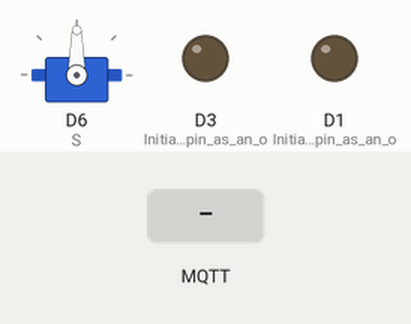
A sketch run on a simulated ESP8266 (NodeMCU). Shown: servo, output pins drawn as LEDs (lit = HIGH). Inputs (shaded band) come from the test bench. WiFi joins after 1.5 s; servers stay silent unless stated; random numbers use the default seed unless the sketch sets one; no MQTT or app messages arrive unless stated; what the sketch prints to the serial monitor is not drawn.

Above: at 2.7 s.
2.8 s: MQTT message "s" arrives on the first subscribed topic
At 3.7 s:
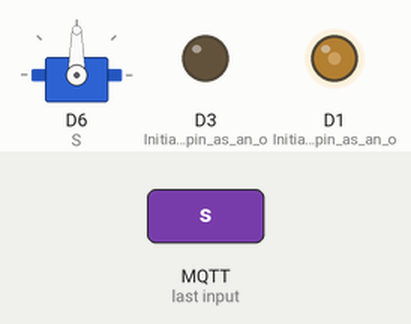
4.3 s: MQTT message "w" arrives on the first subscribed topic
At 4.8 s:
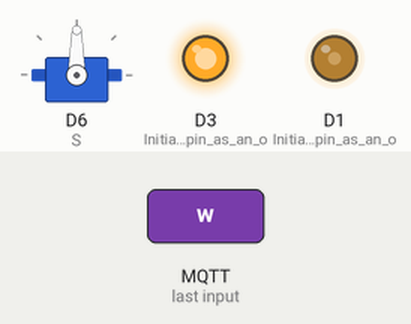
5.8 s: MQTT message "q" arrives on the first subscribed topic
At 7.0 s:
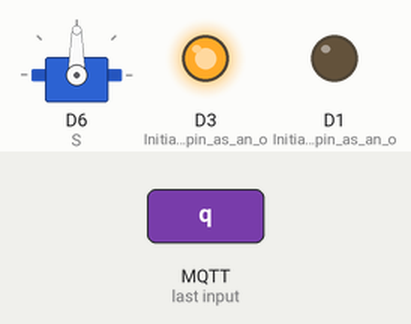
7.3 s: MQTT message "a" arrives on the first subscribed topic
At 8.3 s:
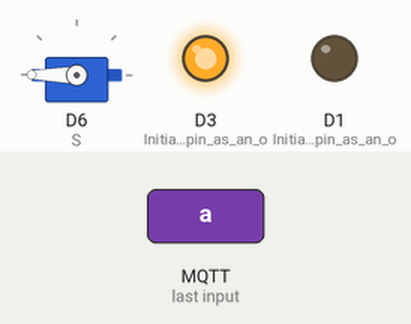
8.8 s: MQTT message "d" arrives on the first subscribed topic
At 9.4 s:
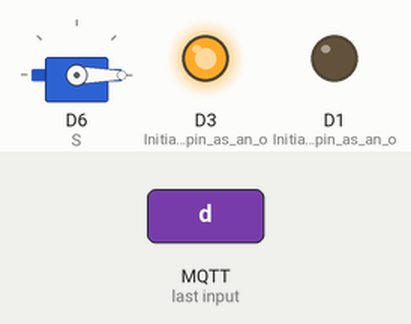
10.3 s: MQTT message "s" arrives on the first subscribed topic
At 11.7 s:
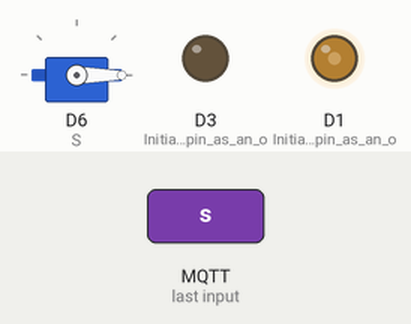
Timing chart, 0 to 12.8 s (numbered marks = the images above; inputs shaded):
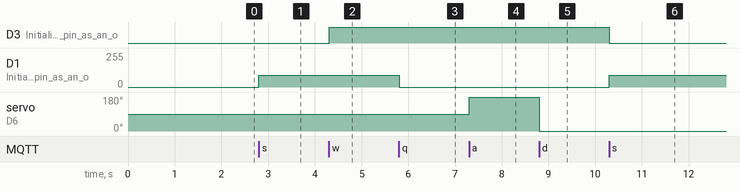

The sketch:

Driver-Bot-Funktion.ino
```cpp
#include <ESP8266WiFi.h>
#include <PubSubClient.h>
#include <Servo.h>

Servo S;  // Create a servo object

// Update these with values suitable for your network and Maqiatto account
const char* ssid = "ABBgym_2.4";
const char* password = "mittwifiarsabra";
const char* mqtt_server = "maqiatto.com";
const char* mqtt_user = "marcus.persson@hitachigymnasiet.se";
const char* mqtt_password = "GreekMythology";
const char* subscribe_topic = "marcus.persson@hitachigymnasiet.se/driverbot";

WiFiClient espClient;
PubSubClient client(espClient);
unsigned long lastMsg = 0;
#define MSG_BUFFER_SIZE (50)
char msg[MSG_BUFFER_SIZE];
int value = 0;

void setup_wifi() {
  delay(10);
  // We start by connecting to a WiFi network
  Serial.println();
  Serial.print("Connecting to ");
  Serial.println(ssid);

  WiFi.mode(WIFI_STA);
  WiFi.begin(ssid, password);

  while (WiFi.status() != WL_CONNECTED) {
    delay(500);
    Serial.print(".");
  }

  randomSeed(micros());

  Serial.println("");
  Serial.println("WiFi connected");
  Serial.println("IP address: ");
  Serial.println(WiFi.localIP());
}

void callback(char* topic, byte* payload, unsigned int length) {
  Serial.print("Message arrived [");
  Serial.print(topic);
  Serial.print("] ");

  // Convert payload to string and trim
  String message = "";
  for (int i = 0; i < length; i++) {
    message += (char)payload[i];
  }
  message.trim(); // Remove any leading/trailing whitespace
  Serial.println(message);

  // Check if the message is "w" and run motor
  if (message.equals("s")) {
    digitalWrite(D3, LOW); // set direction forward
    analogWrite(D1, 90);
  } else if (message.equals("w")) {
    // Spin the motor backward
    digitalWrite(D3, HIGH); // set direction backward
    analogWrite(D1, 90);
  } else if (message.equals("q")) {
    // Stop the motor
    analogWrite(D1, 0);
  } else if (message.equals("a")) {
    // Move the servo
    S.write(180);      // Move servo to 0 degrees
  } else if (message.equals("d")) {
    S.write(0);    // Move servo to 180 degrees
  } else if (message.equals("e")) {
    S.write(90);    // Move servo to 90 degrees
  }
}

void reconnect() {
  // Loop until we're reconnected
  while (!client.connected()) {
    Serial.print("Attempting MQTT connection...");
    // Create a random client ID
    String clientId = "ESP8266Client-";
    clientId += String(random(0xffff), HEX);
    // Attempt to connect
    if (client.connect(clientId.c_str(), mqtt_user, mqtt_password)) {
      Serial.println("connected");
      // Once connected, publish an announcement...

      // ... and resubscribe
      client.subscribe(subscribe_topic);
    } else {
      Serial.print("failed, rc=");
      Serial.print(client.state());
      Serial.println(" try again in 5 seconds");
      // Wait 5 seconds before retrying
      delay(5000);
    }
  }
}

void setup() {
  pinMode(D1, OUTPUT);   // Initialize D1 pin as an output for motor control
  pinMode(D3, OUTPUT);   // Initialize D3 pin as an output for motor direction
  S.attach(D6);          // Attach the servo to D2
  Serial.begin(9600);
  setup_wifi();
  client.setServer(mqtt_server, 1883);
  client.setCallback(callback);
}

void loop() {
  if (!client.connected()) {
    reconnect();
  }
  client.loop();
}
```

Measured:
- after the input at 2.8 s, D1 (Initialize_D1_pin_as_an_o): 0/255 → 90/255 at once
- after the input at 4.3 s, D3 (Initialize_D3_pin_as_an_o): LOW → HIGH at once
- after the input at 5.8 s, D1 (Initialize_D1_pin_as_an_o): 90/255 → 0/255 at once
- after the input at 7.3 s, servo on D6 (S): 90° → 180° at once
- after the input at 8.8 s, servo on D6 (S): 180° → 0° at once
- after the input at 10.3 s, D3 (Initialize_D3_pin_as_an_o): HIGH → LOW at once; D1 (Initialize_D1_pin_as_an_o): 0/255 → 90/255 at once
